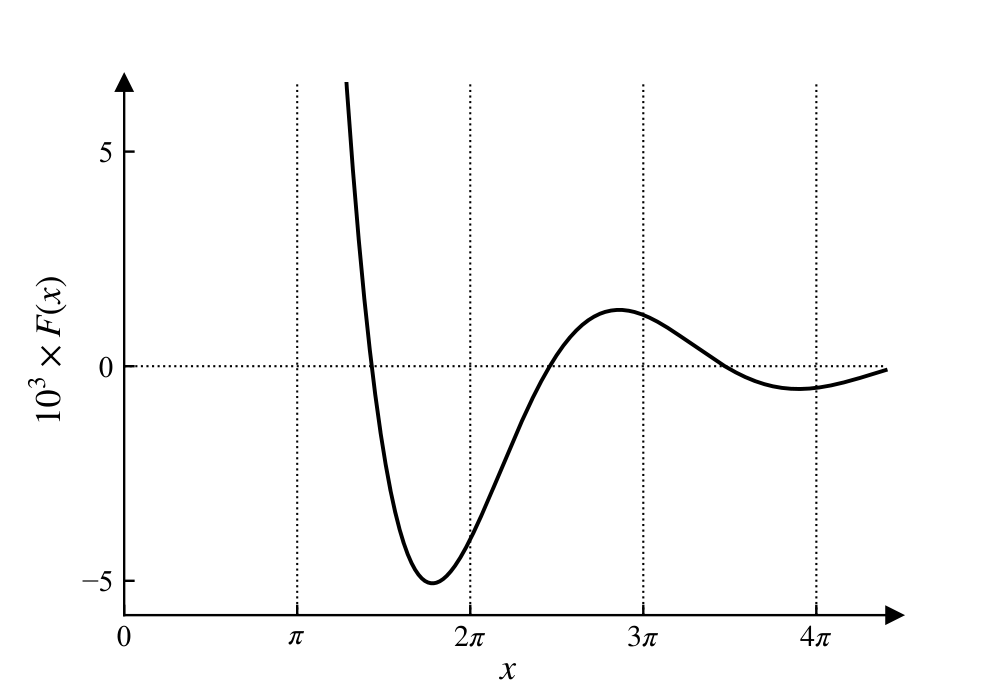

This chart was generated by the following Python code:
# -*- coding: utf-8 -*-
# 图 7.12 RKKY 函数 F(x)=(sin x - x cos x)/x^4（式 7.89），纵轴 10^3 F(x)
import sys
sys.path.insert(0, r'E:\AI整理书籍\磁学\book\fig_src')
import numpy as np
import matplotlib.pyplot as plt
from mplstyle import new_fig, save_fig

fig, ax = new_fig(4.6, 3.2)

x = np.linspace(0.6, 4.4 * np.pi, 4000)
F = (np.sin(x) - x * np.cos(x)) / x**4 * 1e3
ax.plot(x, F, 'k-', lw=1.3)

# nπ 处竖直点状网格线与零线
for n in range(1, 5):
    ax.plot([n * np.pi] * 2, [-5.8, 6.6], 'k:', lw=0.7)
ax.plot([0, 4.4 * np.pi], [0, 0], 'k:', lw=0.7)

ax.set_xlim(0, 4.45 * np.pi)
ax.set_ylim(-5.8, 6.6)
ax.set_xticks([n * np.pi for n in range(5)],
              ['0', r'$\pi$', r'$2\pi$', r'$3\pi$', r'$4\pi$'])
ax.set_yticks([-5, 0, 5])
ax.spines[['top', 'right']].set_visible(False)
ax.tick_params(top=False, right=False)
ax.plot(1.0, 0, '>k', ms=5, clip_on=False, transform=ax.transAxes)
ax.plot(0.0, 1.0, '^k', ms=5, clip_on=False, transform=ax.transAxes)
ax.set_xlabel('$x$', fontsize=12, labelpad=1)
ax.set_ylabel(r'$10^{3}\times F(x)$', fontsize=12)

save_fig(fig, 'ch7', 'fig7_12')
